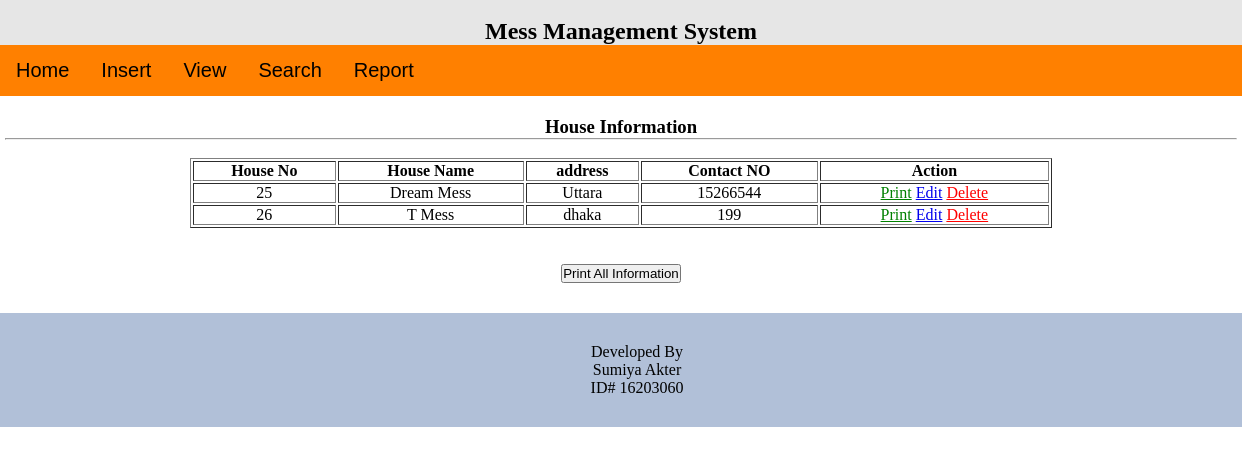
Page /house_view.php on the committed database.
### tables this page shows
CREATE TABLE `tb_house` (
  `serial_no` int(11) NOT NULL,
  `h_name` text NOT NULL,
  `house_no` int(3) NOT NULL,
  `address` varchar(30) NOT NULL,
  `contact` int(16) NOT NULL
);

### house_view.php (the view, shortened to what this page needs)
<?php
include 'header.php';
?>
<div class="myMainContent"  id="div_print">
<center>
    <h3>House Information</h3><hr ><br />
    <table border="1px" width="70%">
        <tr>
		<th>House No</th>
            <th>House Name</th>
            <th>address</th>
            <th>Contact NO</th>
            <th class="no-print">Action</th>
        </tr>
        <?php
        $r = mysqli_query($link,"select * from tb_house");
        while($data=mysqli_fetch_assoc($r)){
        ?>
        <tr id="<?php echo "row".$data['house_no'];?>">
            <td><?php echo $data['house_no'];?></td>
            <td><?php echo $data['h_name'];?></td>
            <td><?php echo $data['address'];?></td>
            <td><?php echo $data['contact'];?></td>
            <td  class="no-print">
				<a  style="color:green;" href="#" onClick="printrow('<?php echo "row".$data['house_no'];?>');">Print</a>
                <a href="houseedit.php?house_no=<?php echo $data['house_no'];?>">Edit</a>
                <a style="color:red;" href="house_delete.php?id=<?php echo $data['house_no'];?>" onclick="return confirm('Are you sure to delete?')">Delete</a>
            </td>
        </tr>
        <?php } ?>
    </table>
    <br >
    <br >
    <center><a href="#"  class="no-print" onClick="printdiv('div_print');" ><button>Print All Information</button></a></center>
</center>
</div>
<?php
include 'footer.php';
?>

### header.php (style rules this page uses)
* { margin: 0; padding: 0; }
table tr td { text-align:center; }

### house_view.php (style rules this page uses)
.myMainContent { padding:20px 5px; }

### footer.php (style rules this page uses)
* { margin: 0; padding: 0; }

### rows in the picture
tb_house: house_no "25", h_name "Dream Mess", address "Uttara", contact "15266544"
tb_house: house_no "26", h_name "T Mess", address "dhaka", contact "199"
